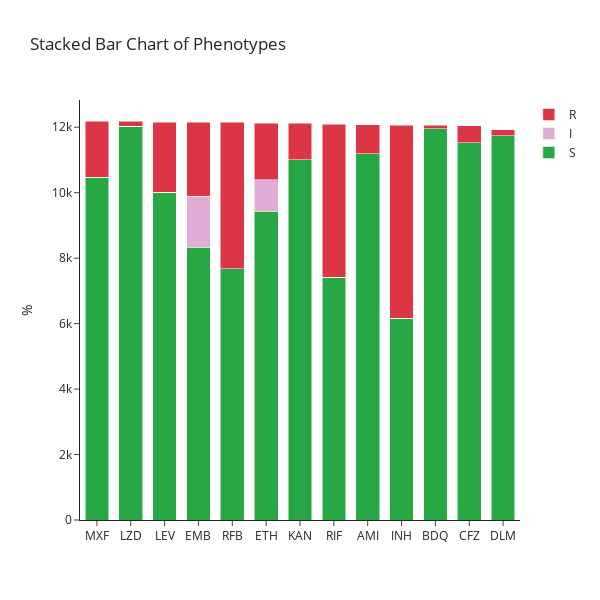

Notebook code cell kept with this figure:
### Code cell
colors = ['#28A745', '#E0ACD5', '#DC3545']  # Light blue, very light blue, light grey

counts_df['Total'] = counts_df['S'] + counts_df['I'] + counts_df['R']

counts_df['S%'] = (counts_df['S'] / counts_df['Total']) * 100
counts_df['I%'] = (counts_df['I'] / counts_df['Total']) * 100
counts_df['R%'] = (counts_df['R'] / counts_df['Total']) * 100

fig = go.Figure(data=[
    go.Bar(name='S', x=counts_df["Phenotype"], y=counts_df["S"], marker_color=colors[0]),
    go.Bar(name='I', x=counts_df["Phenotype"], y=counts_df["I"], marker_color=colors[1]),
    go.Bar(name='R', x=counts_df["Phenotype"], y=counts_df["R"], marker_color=colors[2])
])

# Change the bar mode
fig.update_layout(barmode='stack', title='Stacked Bar Chart of Phenotypes',
                  xaxis_title="", yaxis_title="%",
                  xaxis={'categoryorder':'total descending'}, template="simple_white",
                  width=600,  # Adjust the width to make the plot more narrow
                  height=600,)

fig.update_traces(width=0.7)

# Show figure
fig.show()

### Figure 1 — Plotly figure (JSON) as saved in the notebook; plotly's stock layout.template omitted (floating-point values rounded to 4 significant figures)
{"data": [{"marker": {"color": "#28A745"}, "name": "S", "type": "bar", "width": 0.7, "x": ["AMI", "BDQ", "CFZ", "DLM", "EMB", "ETH", "INH", "KAN", "LEV", "LZD", "MXF", "RIF", "RFB"], "y": [11186, 11955, 11520, 11737, 8334, 9429, 6159, 11006, 10014, 12029, 10466, 7412, 7682]}, {"marker": {"color": "#E0ACD5"}, "name": "I", "type": "bar", "width": 0.7, "x": ["AMI", "BDQ", "CFZ", "DLM", "EMB", "ETH", "INH", "KAN", "LEV", "LZD", "MXF", "RIF", "RFB"], "y": [0, 0, 0, 0, 1559, 972, 0, 0, 0, 0, 0, 0, 0]}, {"marker": {"color": "#DC3545"}, "name": "R", "type": "bar", "width": 0.7, "x": ["AMI", "BDQ", "CFZ", "DLM", "EMB", "ETH", "INH", "KAN", "LEV", "LZD", "MXF", "RIF", "RFB"], "y": [882, 109, 525, 186, 2261, 1727, 5907, 1120, 2145, 156, 1724, 4683, 4464]}], "layout": {"barmode": "stack", "height": 600, "title": {"text": "Stacked Bar Chart of Phenotypes"}, "width": 600, "xaxis": {"categoryorder": "total descending", "title": {"text": ""}}, "yaxis": {"title": {"text": "%"}}}}
